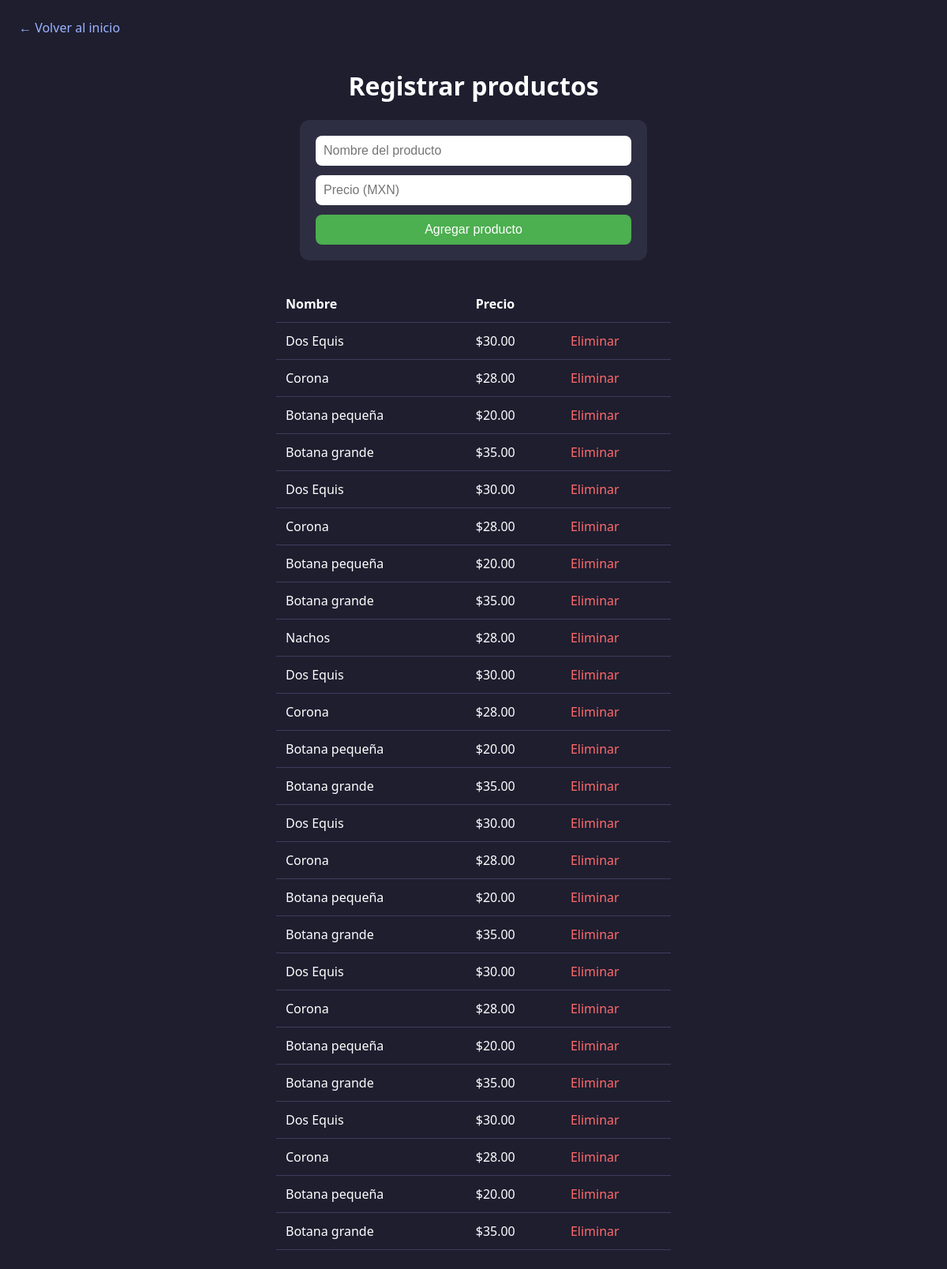
The page /productos on the database its author committed.
### tables this page shows
CREATE TABLE productos (
            id INTEGER PRIMARY KEY AUTOINCREMENT,
            nombre TEXT NOT NULL,
            precio REAL NOT NULL
        );

### app.py (the view, shortened to what this page needs)
@app.route("/productos", methods=["GET", "POST"])
def productos():
    lista_productos = cargar_productos()
    return render_template("productos.html", productos=lista_productos)

### app.py (called while the page is built)
def get_conexion():
    conexion = sqlite3.connect(DB_PATH)
    conexion.row_factory = sqlite3.Row  # permite acceder por nombre: fila['precio']
    return conexion

def cargar_productos():
    conexion = get_conexion()
    cursor = conexion.cursor()
    cursor.execute("SELECT id, nombre, precio FROM productos")
    productos = cursor.fetchall()
    conexion.close()
    return productos

### templates/productos.html (shortened to what this page needs)
<!DOCTYPE html>
<html lang="es">
<head>
</head>
<body>
    <a class="volver" href="{{ url_for('inicio') }}">&larr; Volver al inicio</a>
    <h1>Registrar productos</h1>
    <form method="POST" action="{{ url_for('productos') }}">
        <input type="text" name="nombre" placeholder="Nombre del producto" required>
        <input type="number" name="precio" placeholder="Precio (MXN)" step="0.01" min="0" required>
        <button type="submit">Agregar producto</button>
    </form>
    <table>
        <thead>
            <tr>
                <th>Nombre</th>
                <th>Precio</th>
                <th></th>
            </tr>
        </thead>
        <tbody>
            {% for producto in productos %}
            <tr>
                <td>{{ producto['nombre'] }}</td>
                <td>${{ "%.2f"|format(producto['precio']) }}</td>
                <td><a class="eliminar" href="{{ url_for('eliminar_producto', producto_id=producto['id']) }}">Eliminar</a></td>
            </tr>
            {% endfor %}
        </tbody>
    </table>
</body>
</html>

### templates/productos.html (style rules this page uses)
body { font-family: 'Segoe UI', Arial, sans-serif; background: #1e1e2f; color: #fff; margin: 0; padding: 24px; }
h1 { text-align: center; }
.volver { display: inline-block; margin-bottom: 20px; color: #9ab4ff; text-decoration: none; }
form { background: #2e2e42; border-radius: 12px; padding: 20px; max-width: 400px; margin: 0 auto 32px auto; display: flex; flex-direction: column; gap: 12px; }
input { padding: 10px; border-radius: 8px; border: none; font-size: 1rem; }
button { padding: 10px; border-radius: 8px; border: none; background: #4caf50; color: white; font-size: 1rem; cursor: pointer; }
table { width: 100%; max-width: 500px; margin: 0 auto; border-collapse: collapse; }
th, td { padding: 12px; text-align: left; border-bottom: 1px solid #3d3d5c; }
.eliminar { color: #ff6b6b; text-decoration: none; }

### rows shown on the page
productos: nombre "Dos Equis", precio "30.00"
productos: nombre "Corona", precio "28.00"
productos: nombre "Botana pequeña", precio "20.00"
productos: nombre "Botana grande", precio "35.00"
productos: nombre "Dos Equis", precio "30.00"
productos: nombre "Corona", precio "28.00"
productos: nombre "Botana pequeña", precio "20.00"
productos: nombre "Botana grande", precio "35.00"
productos: nombre "Nachos", precio "28.00"
productos: nombre "Dos Equis", precio "30.00"
productos: nombre "Corona", precio "28.00"
productos: nombre "Botana pequeña", precio "20.00"
productos: nombre "Botana grande", precio "35.00"
productos: nombre "Dos Equis", precio "30.00"
productos: nombre "Corona", precio "28.00"
productos: nombre "Botana pequeña", precio "20.00"
productos: nombre "Botana grande", precio "35.00"
productos: nombre "Dos Equis", precio "30.00"
productos: nombre "Corona", precio "28.00"
productos: nombre "Botana pequeña", precio "20.00"
productos: nombre "Botana grande", precio "35.00"
productos: nombre "Dos Equis", precio "30.00"
productos: nombre "Corona", precio "28.00"
productos: nombre "Botana pequeña", precio "20.00"
productos: nombre "Botana grande", precio "35.00"
